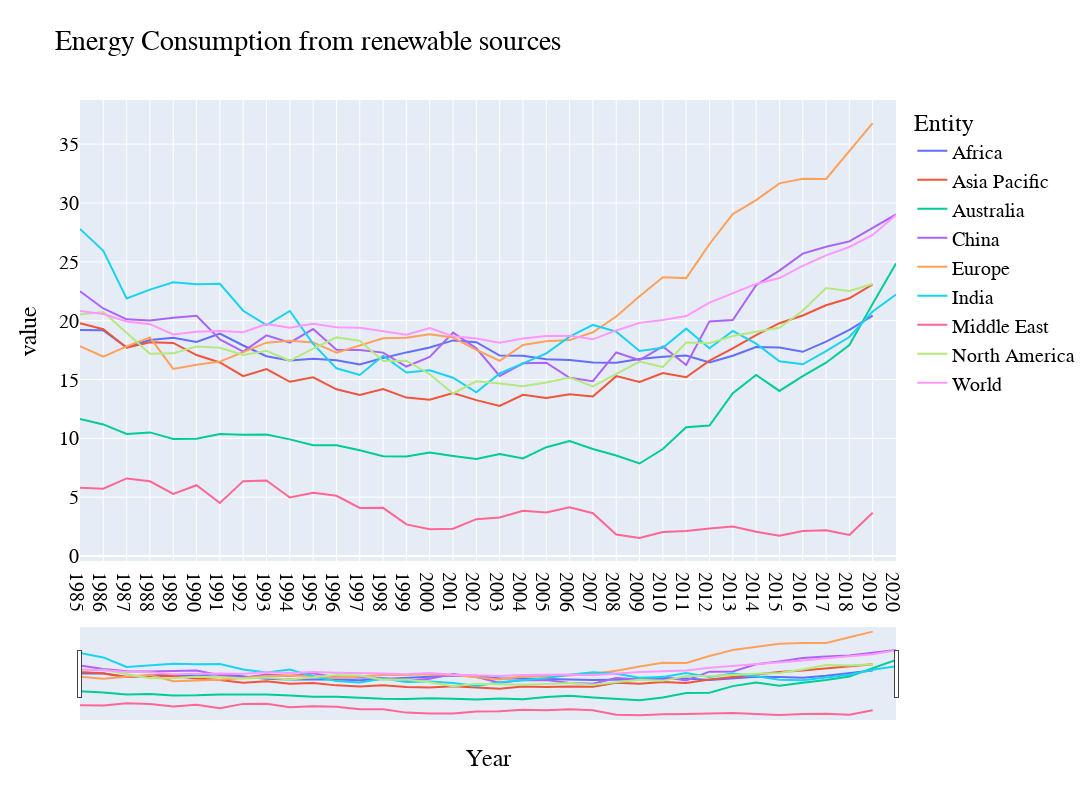

The notebook cell saved with this chart:
### Code cell
fig = px.line(continents, x="Year", y=continents.columns,
              title='Energy Consumption from renewable sources', width=1400, height=800)
fig.update_xaxes(
    dtick="M1",rangeslider_visible=True)
fig.update_layout(
        font=dict(
            family="Arial",
            size=20,
            color='#000000'
        ))
fig.show()

### Figure 1 — Plotly figure (JSON) as saved in the notebook; plotly's stock layout.template omitted (floating-point values rounded to 4 significant figures)
{"data": [{"hovertemplate": "Entity=Africa<br>Year=%{x}<br>value=%{y}<extra></extra>", "legendgroup": "Africa", "line": {"color": "#636efa", "dash": "solid"}, "marker": {"symbol": "circle"}, "mode": "lines", "name": "Africa", "orientation": "v", "showlegend": true, "x": [1985, 1986, 1987, 1988, 1989, 1990, 1991, 1992, 1993, 1994, 1995, 1996, 1997, 1998, 1999, 2000, 2001, 2002, 2003, 2004, 2005, 2006, 2007, 2008, 2009, 2010, 2011, 2012, 2013, 2014, 2015, 2016, 2017, 2018, 2019, 2020], "xaxis": "x", "y": [19.2, 19.18, 17.74, 18.36, 18.55, 18.19, 18.9, 17.89, 16.98, 16.62, 16.76, 16.64, 16.28, 16.83, 17.3, 17.72, 18.32, 18.17, 17.03, 17.01, 16.71, 16.67, 16.44, 16.43, 16.75, 16.94, 17.03, 16.45, 17.02, 17.76, 17.71, 17.35, 18.21, 19.22, 20.43, null], "yaxis": "y", "type": "scatter"}, {"hovertemplate": "Entity=Asia Pacific<br>Year=%{x}<br>value=%{y}<extra></extra>", "legendgroup": "Asia Pacific", "line": {"color": "#EF553B", "dash": "solid"}, "marker": {"symbol": "circle"}, "mode": "lines", "name": "Asia Pacific", "orientation": "v", "showlegend": true, "x": [1985, 1986, 1987, 1988, 1989, 1990, 1991, 1992, 1993, 1994, 1995, 1996, 1997, 1998, 1999, 2000, 2001, 2002, 2003, 2004, 2005, 2006, 2007, 2008, 2009, 2010, 2011, 2012, 2013, 2014, 2015, 2016, 2017, 2018, 2019, 2020], "xaxis": "x", "y": [19.78, 19.28, 17.7, 18.17, 18.11, 17.08, 16.45, 15.28, 15.88, 14.81, 15.18, 14.17, 13.69, 14.18, 13.46, 13.28, 13.84, 13.25, 12.75, 13.7, 13.43, 13.74, 13.55, 15.29, 14.8, 15.55, 15.19, 16.6, 17.65, 18.78, 19.79, 20.44, 21.31, 21.91, 23.09, null], "yaxis": "y", "type": "scatter"}, {"hovertemplate": "Entity=Australia<br>Year=%{x}<br>value=%{y}<extra></extra>", "legendgroup": "Australia", "line": {"color": "#00cc96", "dash": "solid"}, "marker": {"symbol": "circle"}, "mode": "lines", "name": "Australia", "orientation": "v", "showlegend": true, "x": [1985, 1986, 1987, 1988, 1989, 1990, 1991, 1992, 1993, 1994, 1995, 1996, 1997, 1998, 1999, 2000, 2001, 2002, 2003, 2004, 2005, 2006, 2007, 2008, 2009, 2010, 2011, 2012, 2013, 2014, 2015, 2016, 2017, 2018, 2019, 2020], "xaxis": "x", "y": [11.64, 11.18, 10.37, 10.51, 9.947, 9.97, 10.37, 10.3, 10.32, 9.915, 9.408, 9.409, 8.989, 8.489, 8.458, 8.792, 8.502, 8.252, 8.664, 8.302, 9.249, 9.768, 9.091, 8.541, 7.866, 9.097, 10.94, 11.09, 13.84, 15.39, 14.03, 15.28, 16.43, 17.93, 21.44, 24.87], "yaxis": "y", "type": "scatter"}, {"hovertemplate": "Entity=China<br>Year=%{x}<br>value=%{y}<extra></extra>", "legendgroup": "China", "line": {"color": "#ab63fa", "dash": "solid"}, "marker": {"symbol": "circle"}, "mode": "lines", "name": "China", "orientation": "v", "showlegend": true, "x": [1985, 1986, 1987, 1988, 1989, 1990, 1991, 1992, 1993, 1994, 1995, 1996, 1997, 1998, 1999, 2000, 2001, 2002, 2003, 2004, 2005, 2006, 2007, 2008, 2009, 2010, 2011, 2012, 2013, 2014, 2015, 2016, 2017, 2018, 2019, 2020], "xaxis": "x", "y": [22.5, 21.03, 20.11, 20.02, 20.25, 20.41, 18.41, 17.37, 18.75, 18.14, 19.29, 17.53, 17.52, 17.29, 16.11, 16.92, 18.98, 17.65, 15.3, 16.37, 16.42, 15.15, 14.86, 17.3, 16.65, 17.81, 16.24, 19.94, 20.05, 23.02, 24.25, 25.7, 26.27, 26.74, 27.89, 29.02], "yaxis": "y", "type": "scatter"}, {"hovertemplate": "Entity=Europe<br>Year=%{x}<br>value=%{y}<extra></extra>", "legendgroup": "Europe", "line": {"color": "#FFA15A", "dash": "solid"}, "marker": {"symbol": "circle"}, "mode": "lines", "name": "Europe", "orientation": "v", "showlegend": true, "x": [1985, 1986, 1987, 1988, 1989, 1990, 1991, 1992, 1993, 1994, 1995, 1996, 1997, 1998, 1999, 2000, 2001, 2002, 2003, 2004, 2005, 2006, 2007, 2008, 2009, 2010, 2011, 2012, 2013, 2014, 2015, 2016, 2017, 2018, 2019, 2020], "xaxis": "x", "y": [17.82, 16.94, 17.82, 18.58, 15.91, 16.25, 16.52, 17.3, 18.13, 18.3, 18.15, 17.28, 17.9, 18.5, 18.54, 18.85, 18.56, 17.51, 16.6, 17.93, 18.26, 18.35, 19.02, 20.35, 22.08, 23.7, 23.61, 26.52, 29.06, 30.25, 31.67, 32.06, 32.04, 34.46, 36.79, null], "yaxis": "y", "type": "scatter"}, {"hovertemplate": "Entity=India<br>Year=%{x}<br>value=%{y}<extra></extra>", "legendgroup": "India", "line": {"color": "#19d3f3", "dash": "solid"}, "marker": {"symbol": "circle"}, "mode": "lines", "name": "India", "orientation": "v", "showlegend": true, "x": [1985, 1986, 1987, 1988, 1989, 1990, 1991, 1992, 1993, 1994, 1995, 1996, 1997, 1998, 1999, 2000, 2001, 2002, 2003, 2004, 2005, 2006, 2007, 2008, 2009, 2010, 2011, 2012, 2013, 2014, 2015, 2016, 2017, 2018, 2019, 2020], "xaxis": "x", "y": [27.8, 25.94, 21.89, 22.63, 23.26, 23.1, 23.13, 20.84, 19.63, 20.82, 18.02, 15.95, 15.39, 17.03, 15.6, 15.79, 15.15, 13.91, 15.52, 16.36, 17.22, 18.64, 19.64, 19.07, 17.42, 17.7, 19.32, 17.65, 19.14, 18.05, 16.55, 16.3, 17.41, 18.61, 20.78, 22.22], "yaxis": "y", "type": "scatter"}, {"hovertemplate": "Entity=Middle East<br>Year=%{x}<br>value=%{y}<extra></extra>", "legendgroup": "Middle East", "line": {"color": "#FF6692", "dash": "solid"}, "marker": {"symbol": "circle"}, "mode": "lines", "name": "Middle East", "orientation": "v", "showlegend": true, "x": [1985, 1986, 1987, 1988, 1989, 1990, 1991, 1992, 1993, 1994, 1995, 1996, 1997, 1998, 1999, 2000, 2001, 2002, 2003, 2004, 2005, 2006, 2007, 2008, 2009, 2010, 2011, 2012, 2013, 2014, 2015, 2016, 2017, 2018, 2019, 2020], "xaxis": "x", "y": [5.813, 5.728, 6.596, 6.353, 5.281, 6.022, 4.508, 6.367, 6.42, 4.973, 5.37, 5.126, 4.09, 4.1, 2.689, 2.287, 2.328, 3.133, 3.273, 3.857, 3.705, 4.136, 3.644, 1.825, 1.54, 2.036, 2.127, 2.349, 2.506, 2.065, 1.734, 2.125, 2.195, 1.797, 3.687, null], "yaxis": "y", "type": "scatter"}, {"hovertemplate": "Entity=North America<br>Year=%{x}<br>value=%{y}<extra></extra>", "legendgroup": "North America", "line": {"color": "#B6E880", "dash": "solid"}, "marker": {"symbol": "circle"}, "mode": "lines", "name": "North America", "orientation": "v", "showlegend": true, "x": [1985, 1986, 1987, 1988, 1989, 1990, 1991, 1992, 1993, 1994, 1995, 1996, 1997, 1998, 1999, 2000, 2001, 2002, 2003, 2004, 2005, 2006, 2007, 2008, 2009, 2010, 2011, 2012, 2013, 2014, 2015, 2016, 2017, 2018, 2019, 2020], "xaxis": "x", "y": [20.51, 20.74, 18.97, 17.19, 17.22, 17.81, 17.69, 17.09, 17.45, 16.59, 17.62, 18.58, 18.29, 16.57, 16.6, 15.45, 13.82, 14.85, 14.67, 14.43, 14.75, 15.17, 14.41, 15.47, 16.52, 16.06, 18.13, 18.08, 18.7, 19.05, 19.4, 20.84, 22.78, 22.53, 23.11, null], "yaxis": "y", "type": "scatter"}, {"hovertemplate": "Entity=World<br>Year=%{x}<br>value=%{y}<extra></extra>", "legendgroup": "World", "line": {"color": "#FF97FF", "dash": "solid"}, "marker": {"symbol": "circle"}, "mode": "lines", "name": "World", "orientation": "v", "showlegend": true, "x": [1985, 1986, 1987, 1988, 1989, 1990, 1991, 1992, 1993, 1994, 1995, 1996, 1997, 1998, 1999, 2000, 2001, 2002, 2003, 2004, 2005, 2006, 2007, 2008, 2009, 2010, 2011, 2012, 2013, 2014, 2015, 2016, 2017, 2018, 2019, 2020], "xaxis": "x", "y": [20.83, 20.57, 19.93, 19.7, 18.83, 19.07, 19.12, 19.02, 19.72, 19.39, 19.74, 19.44, 19.41, 19.12, 18.8, 19.37, 18.68, 18.48, 18.12, 18.49, 18.69, 18.71, 18.41, 19.17, 19.81, 20.06, 20.4, 21.54, 22.3, 23.12, 23.62, 24.66, 25.54, 26.26, 27.28, 28.98], "yaxis": "y", "type": "scatter"}], "layout": {"xaxis": {"anchor": "y", "domain": [0.0, 1.0], "title": {"text": "Year"}, "rangeslider": {"visible": true}, "dtick": "M1"}, "yaxis": {"anchor": "x", "domain": [0.0, 1.0], "title": {"text": "value"}}, "legend": {"title": {"text": "Entity"}, "tracegroupgap": 0}, "title": {"text": "Energy Consumption from renewable sources"}, "height": 800, "width": 1400, "font": {"family": "Arial", "size": 20, "color": "#000000"}}}
